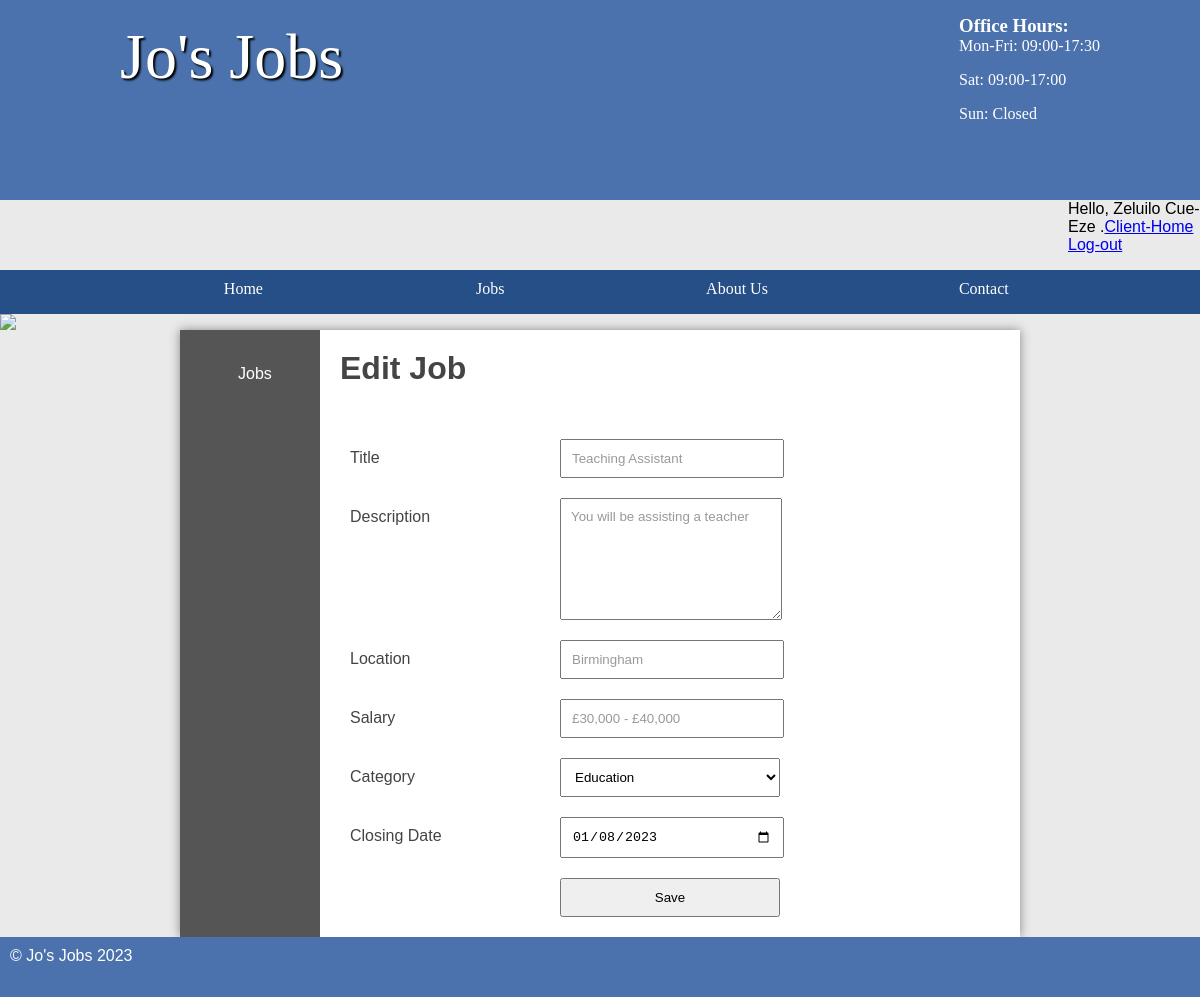
Screenshot of /admin/editjob?id=9 (signed in) with the database file from the repository.
### tables this page shows
CREATE TABLE `job` (
  `id` int(11) NOT NULL AUTO_INCREMENT,
  `title` varchar(45) DEFAULT NULL,
  `description` longblob DEFAULT NULL,
  `salary` varchar(45) DEFAULT NULL,
  `closingDate` date DEFAULT NULL,
  `categoryId` int(11) DEFAULT NULL,
  `location` varchar(255) DEFAULT NULL,
  `archive` tinyint(4) DEFAULT NULL,
  `userId` int(5) DEFAULT NULL,
  PRIMARY KEY (`id`)
);

### functions/loadTemplate.php (called while the page is built, shortened)
<?php
function loadTemplate($fileName, $templateVars)
{
    extract($templateVars);
    require $fileName;
    return ob_get_clean();
}

### public/index.php (called while the page is built, shortened)
<?php
require '../functions/loadTemplate.php';
$pageController = new PageController($_GET, $_POST);
if ($_SERVER['REQUEST_URI'] !== '/') {
    $functionName = ltrim(explode('?', $_SERVER['REQUEST_URI'])[0], '/');
    if (str_contains($functionName, '/')) {
        $r = explode('/', $functionName);
        $pageController = new $loadController($_GET, $_POST);
        $functionName = $r[1] ?? 'home';
    }
    $page = $pageController->$functionName();
} else {
    $page = $pageController->home();
}
$output = loadTemplate('../templates/' . $page['template'], $page['variables']);
require '../templates/layout/layout.html.php';

### controller/AdminController.php (called while the page is built, shortened)
<?php
class AdminController
{
    private $get;
    private $dbName;
    public function __construct(array $get, array $post, $dbName = 'job')
    {
        $this->get = $get;
        $this->dbName = $dbName;
    }
    public function editJob(): array
    {
        $jobsTable = new DatabaseTable('job', 'id', $this->dbName);
        $job = $jobsTable->find('id', $this->get['id']);
        $categoriesTable = new DatabaseTable('category', 'id', $this->dbName);
        $stmt = $categoriesTable->findAll();
        $template = ($_SESSION['userDetails']['userType'] == 'admin') ? '../templates/admin/editJob.html.php' : '../templates/client/clientEditJob.html.php';
        $title = ($_SESSION['userDetails']['userType'] == 'admin') ? 'Jo\'s Jobs - Admin Edit Jobs' : 'Jo\'s Jobs - Client Edit Jobs';
        return ['template' => $template,
            'variables' => ['job' => $job, 'stmt' => $stmt],
            'title' => $title
        ];
    }
}

### Database/DatabaseTable.php (called while the page is built, shortened)
<?php
class DatabaseTable
{
    private $table;
    private $pdo;
    public function __construct($table, $primaryKey, $dbName = 'job')
    {
        $this->pdo = new PDO('mysql:dbname='.$dbName.';host=mysql', 'student', 'student');
        $this->table = $table;
    }
    public function findAll()
    {
        $stmt = $this->pdo->prepare("SELECT * FROM " . $this->table);
        $stmt->execute();
        return $stmt->fetchAll();
    }
    public function find($field, $value)
    {
        $stmt = $this->pdo->prepare('SELECT * FROM ' . $this->table . ' WHERE ' . $field . ' = :value LIMIT 1');
        $criteria = [
            'value' => $value
        ];
        $stmt->execute($criteria);
        return $stmt->fetch();
    }
}

### templates/client/clientEditJob.html.php (the view, shortened to what this page needs)
<main class="sidebar">
    <?php require 'client-sidebar.html.php';
    $job = $job ?? [];
    ?>
    <section class="right">
        <h2>Edit Job</h2>
        <form action="" method="POST">
            <label>Title</label>
            <input type="text" name="title" value="<?php echo $job['title']; ?>"/>
            <label>Description</label>
            <textarea name="description"><?php echo $job['description']; ?></textarea>
            <label>Location</label>
            <input type="text" name="location" value="<?php echo $job['location']; ?>"/>
            <label>Salary</label>
            <input type="text" name="salary" value="<?php echo $job['salary']; ?>"/>
            <label>Category</label>
            <select name="categoryId">
                <?php
                foreach ($stmt as $row) {
                    if ($job['categoryId'] == $row['id']) {
                        echo '<option selected="selected" value="' . $row['id'] . '">' . $row['name'] . '</option>';
                    } else {
                        echo '<option value="' . $row['id'] . '">' . $row['name'] . '</option>';
                    }
                }
                ?>
            </select>
            <label>Closing Date</label>
            <input type="date" name="closingDate" value="<?php echo $job['closingDate']; ?>"/>
            <input type="submit" name="submit" value="Save"/>
        </form>
    </section>
</main>

### public/styles.css (style rules this page uses)
* { margin: 0; padding: 0; }
html { font-family: 'Oxygen-Regular', verdana, sans-serif; }
body { background-color: #eaeaea; }
main { min-height: 50vh; background-color: #fff; width: 70vw; display: block; margin: auto; box-shadow: 0px 0px 10px #888; color: #444; }
main h2 { font-size: 2em; }
p, li, h2 { margin-bottom: 1em; }
form select, form label, form input, form textarea { float: left; width: 200px; padding: 10px; margin-top: 20px; }
form label { clear: left; }
textarea { height: 100px; }
form input[type="text"], form input[type="password"], textarea { color: #999; font-family: verdana, sans-serif }
input[type="submit"] { clear: both; margin-left: 220px; width: 220px; cursor: pointer }
form select { width: 220px; }
.stock, .sidebar { display: table; }
.stock .products, .sidebar .right { display: table-cell; padding: 20px; }
.right { padding: 20px; }

### rows the page displays
job: title "Teaching Assistant", description "You will be assisting a teacher", location "Birmingham", salary "£30,000 - £40,000", closingDate "01/08/2023"

### other values shown
$_SESSION['userDetails']['fullName'] "Zeluilo Cue-Eze"
form field categoryId "Education"
